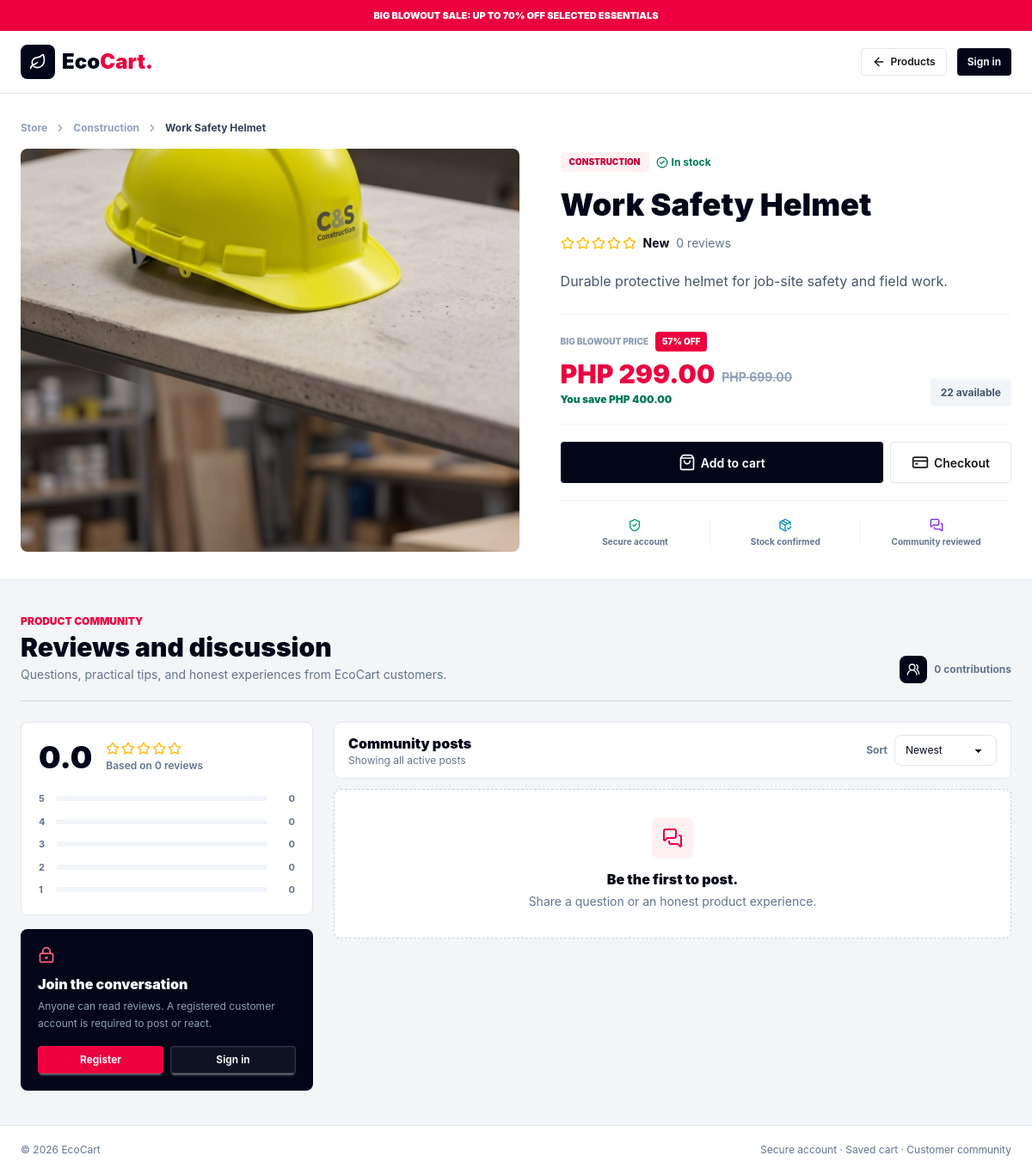
Screenshot of /product.php?id=5 with the database file from the repository.
### tables this page shows
CREATE TABLE IF NOT EXISTS products (
  id INT UNSIGNED AUTO_INCREMENT PRIMARY KEY,
  name VARCHAR(120) NOT NULL,
  category VARCHAR(60) NOT NULL,
  description TEXT NOT NULL,
  price DECIMAL(10, 2) NOT NULL,
  stock INT UNSIGNED NOT NULL DEFAULT 0,
  image_url VARCHAR(500) NOT NULL,
  is_active TINYINT(1) NOT NULL DEFAULT 1,
  created_at TIMESTAMP DEFAULT CURRENT_TIMESTAMP,
  UNIQUE KEY products_name_unique (name)
);

### product.php (the view, shortened to what the rows shown need)
<?php
require_once __DIR__ . '/includes/scene.php';
$sceneState = read_scene_state();
$productId = max(0, (int) ($_GET['id'] ?? ($_SESSION['last_product_id'] ?? 0)));
$product = product_lookup()[$productId] ?? null;
$cartProduct = [
    'id' => (int) $product['id'],
    'name' => (string) $product['name'],
    'price' => (float) $product['price'],
    'regular_price' => product_regular_price($product),
    'category' => (string) $product['category'],
    'image_url' => (string) $product['image_url'],
];
$productJson = htmlspecialchars((string) json_encode($cartProduct), ENT_QUOTES);
?>
<!doctype html>
<html lang="en" data-theme="light">
<head>
    <link href="public/output-public.css?v=<?= htmlspecialchars((string) @filemtime(__DIR__ . '/public/output-public.css')) ?>" rel="stylesheet">
</head>
<body class="min-h-screen bg-[#f4f5f7] text-slate-950" data-scene-client data-scene-view="storefront" data-scene-cue="<?= htmlspecialchars((string) $sceneState['cue']) ?>" data-scene-revision="<?= (int) $sceneState['revision'] ?>" data-scene-updated="<?= htmlspecialchars((string) $sceneState['updated_at']) ?>">
    <main>
        <section class="border-b border-slate-200 bg-white">
            <div class="app-shell-narrow py-5 sm:py-8">
                <nav class="mb-4 flex items-center gap-2 text-xs font-bold text-slate-400" aria-label="Breadcrumb"><a class="hover:text-rose-600" href="index.php">Store</a><i data-lucide="chevron-right" class="h-3.5 w-3.5"></i><a class="hover:text-rose-600" href="index.php#products"><?= htmlspecialchars((string) $product['category']) ?></a><i data-lucide="chevron-right" class="h-3.5 w-3.5"></i><span class="truncate text-slate-700"><?= htmlspecialchars((string) $product['name']) ?></span></nav>
                <div class="grid gap-7 lg:grid-cols-[minmax(0,1.05fr)_minmax(400px,0.95fr)] lg:gap-12">
                    <figure class="overflow-hidden rounded-lg bg-slate-100">
                        <img class="aspect-[4/3] h-full w-full object-cover" src="<?= htmlspecialchars((string) $product['image_url']) ?>" alt="<?= htmlspecialchars((string) $product['name']) ?>">
                    </figure>
                    <div class="flex min-w-0 flex-col justify-center py-1">
                        <div class="flex flex-wrap items-center gap-2"><span class="rounded bg-rose-50 px-2.5 py-1 text-[10px] font-black uppercase text-rose-700"><?= htmlspecialchars((string) $product['category']) ?></span><?php if ((int) $product['stock'] > 0): ?><span class="flex items-center gap-1 text-xs font-bold text-emerald-700"><i data-lucide="circle-check" class="h-3.5 w-3.5"></i> In stock</span><?php endif; ?></div>
                        <h1 class="mt-4 text-3xl font-black leading-tight sm:text-4xl"><?= htmlspecialchars((string) $product['name']) ?></h1>
                        <a class="mt-3 flex w-fit flex-wrap items-center gap-2" href="#discussion"><span class="flex items-center gap-0.5 text-amber-400"></span><strong class="text-sm"></strong><span class="text-sm text-slate-500"></span></a>
                        <p class="mt-5 max-w-xl text-sm leading-6 text-slate-600 sm:text-base sm:leading-7"><?= htmlspecialchars((string) $product['description']) ?></p>
                        <div class="mt-6 flex flex-wrap items-end justify-between gap-3 border-y border-slate-100 py-5"><div><div class="flex items-center gap-2"><p class="text-[10px] font-black uppercase text-slate-400">Big Blowout price</p><span class="rounded bg-rose-600 px-2 py-1 text-[10px] font-black uppercase text-white"><?= product_discount_percentage($product) ?>% off</span></div><div class="mt-2 flex flex-wrap items-end gap-2"><p class="text-3xl font-black text-rose-600"><?= peso((float) $product['price']) ?></p><p class="pb-1 text-sm font-bold text-slate-400 line-through"><?= peso(product_regular_price($product)) ?></p></div><p class="mt-1 text-xs font-black text-emerald-700">You save <?= peso(product_savings($product)) ?></p></div><p class="rounded bg-slate-100 px-3 py-2 text-xs font-bold text-slate-600"><?= (int) $product['stock'] ?> available</p></div>
                        <div class="mt-5 grid gap-2 sm:grid-cols-[1fr_auto]"><button class="btn min-h-12 border-0 bg-slate-950 px-8 text-white hover:bg-rose-600" type="button" data-add-product="<?= $productJson ?>"></button><a class="btn min-h-12 border-slate-200 bg-white px-6" href="checkout.php"></a></div>
                        <div class="mt-5 grid grid-cols-3 divide-x divide-slate-100 border-t border-slate-100 pt-5 text-center"><div class="px-2"></div><div class="px-2"></div><div class="px-2"></div></div>
                    </div>
                </div>
            </div>
        </section>
        <section class="app-shell-narrow py-8 sm:py-10" id="discussion">
            <div class="flex flex-col gap-3 border-b border-slate-300 pb-5 sm:flex-row sm:items-end sm:justify-between">
                <div><h2 class="mt-1 text-3xl font-black">Reviews and discussion</h2></div>
            </div>
        </section>
    </main>
</body>
</html>

### rows the page displays
products: category "Construction", name "Work Safety Helmet", name (picture), category "CONSTRUCTION", description "Durable protective helmet for job-site safety and field work.", price "57", price "PHP 299.00", price "PHP 699.00", price "PHP 400.00", stock "22"

### other values shown
$reviewCount "0"
$ratingBreakdown[$rating] "0"
